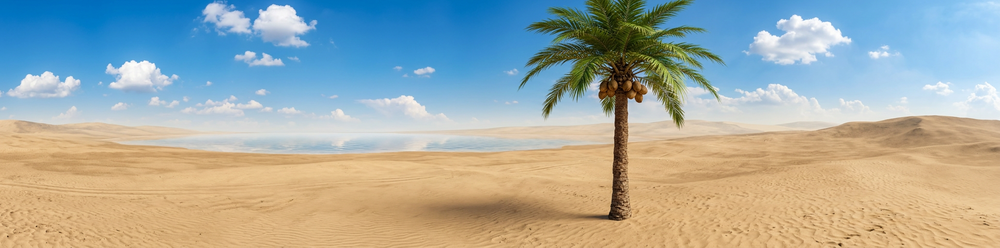
#> input picture FrontEnd/Images/2026-03-18 22:09:51.764789.png, 1000 x 248 px, shrunk from 2064 x 512 before the run
$ python Convert.py '../FrontEnd/Images/2026-03-18 22:09:51.764789.png' 1.0
#> lines starting #> are read from the running program, lines starting #| are printed output that depends on the picture
import base64
import io
import math
import numpy as np
from PIL import Image
from pathlib import Path
from scipy.ndimage import map_coordinates


"""
Loads panoramic image from base64 to numpy array
we'll be doing a lot of matrix math, so that's a better format
"""
# [14 lines left out: function load_panorama_from_base64, not called in this run]

'''
Validates that panoramic image has proper aspec ratio (2 to 1, width - height)
and gets the size of each of the four faces for a matching cubemap projection,
adding a scaler k (2 is default) to help avoid empty spots in final splat.

Returns pano, face_size, and focal_px.
focal_px MUST be passed to stitch_faces() - it encodes the FOV used during
extraction so the depth alignment projection is correct.
'''
# [20 lines left out: function prepare_panorama, not called in this run]

'''
Define the 6 face direction formulas as lambdas.
Each takes (u, v) grids and returns (x, y, z) - all same shape

Face	Fixed axis
front	z = +1
back	z = -1
right	x = +1
left	x = -1
top	    y = +1
bottom	y = -1
leaving this here so I don't mess it up (think cube)
'''
FACE_DIRECTIONS = {
    # using np.ones_like since u and v are arrays
    'front':  lambda u, v: (u,    -v,  np.ones_like(u)),
    'back':   lambda u, v: (-u,   -v, -np.ones_like(u)),
    'right':  lambda u, v: (np.ones_like(u),  -v, -u),
    'left':   lambda u, v: (-np.ones_like(u), -v,  u),
    'top':    lambda u, v: (u,  np.ones_like(u),  v),
    'bottom': lambda u, v: (u, -np.ones_like(u), -v),
}

# fov_deg for introducing overlap
def extract_face(pano, face_name, face_size, fov_deg=90.0):
    h, w = pano.shape[:2]

    # Build a grid(2d array) of pixel coordinates for the output face
    # i = row (0 to face_size-1), j = col (0 to face_size-1)
    j, i = np.meshgrid(np.arange(face_size), np.arange(face_size))

    # Normalise pixel coords to [-1, 1] at the edge of a 90° FOV face.
    # For FOV > 90°, we scale u and v beyond [-1, 1] so the rays fan out
    # wider than a standard cubemap face, capturing overlap with neighbours.
    #
    # The scale factor converts from pixel space to the tangent of the
    # actual half-angle. For 90° FOV, tan(45°) = 1.0 so no scaling needed.
    # For 110° FOV, tan(55°) ≈ 1.428 so we scale by 1.428 to get the
    # wider ray directions.
    u = (j + 0.5) / face_size * 2 - 1
    v = (i + 0.5) / face_size * 2 - 1

    # Apply FOV scaling
    # fov_scale > 1.0 widens the rays beyond the standard 90° cubemap
    fov_scale = math.tan(math.radians(fov_deg / 2.0))
    u = u * fov_scale
    v = v * fov_scale

    # Get 3D direction for this face
    x, y, z = FACE_DIRECTIONS[face_name](u, v)

    # Normalise to unit vector (norm should never be able to be 0)
    #Stole this math from stack overflow: https://stackoverflow.com/questions/19299155/normalize-a-vector-of-3d-coordinates-to-be-in-between-0-and-1
    norm = np.sqrt(x**2 + y**2 + z**2)
    x, y, z = x/norm, y/norm, z/norm

    # Convert our unit vector to longitude and latitude
    #https://www.mathworks.com/help/matlab/ref/cart2sph.html OBS. their x -> z, y -> x, z -> -y (y is flipped cuz image coords are weird)
    lon = np.arctan2(x, z)          # -π to π
    lat = np.arctan2(-y, np.sqrt(x**2 + z**2))  # -π/2 to π/2

    # Convert to panorama pixel coordinates
    #We first normalize it from -π, π to -1, 1, then shift it to be between 0, and 2, since pixels can't be negative,
    #and then scale it to be between 0 and 1, so it's essentially percent. and then multiply it by widht or height of image to get right pixel... I hope
    px = (lon / np.pi + 1) / 2 * (w - 1)
    py = (lat / (np.pi / 2) + 1) / 2 * (h - 1)

    # Sample the panorama at these coordinates (one channel at a time) using some scipy voodoo magic
    face = np.stack([
        map_coordinates(pano[:,:,c], [py, px], order=1, mode='wrap')
        for c in range(3)
    ], axis=-1)

    return face.astype(np.uint8)

#Just runs through all the faces
def extract_all_faces(pano, face_size, overlap_degrees=10.0):
    #needs to parse this
    total_fov_deg = 90.0 + 2.0 * overlap_degrees

    return {
        name: extract_face(pano, name, face_size, fov_deg=total_fov_deg)
        for name in FACE_DIRECTIONS
    }

def load_panorama_from_file(path):
    image = Image.open(path).convert("RGB")
#> image is the input picture: PIL image 1000x248 RGB; mean R, G, B 164.5, 171.5, 164.7
    return np.array(image)

#Test function
if __name__ == "__main__":
    import sys

    path     = sys.argv[1] if len(sys.argv) > 1 else "test.png"
    overlap  = float(sys.argv[2]) if len(sys.argv) > 2 else 10.0

    pano = load_panorama_from_file(path)

    h, w, _ = pano.shape
#> h = 248; w = 1000
    face_size = w // 4
#> face_size = 250

    total_fov = 90.0 + 2.0 * overlap
    focal_px  = (face_size / 2.0) / math.tan(math.radians(total_fov / 2.0))
#> focal_px = 120.7

    print(f"Panorama: {w}×{h}")
#| Panorama: 1000×248
    print(f"Face size: {face_size}px,  FOV: {total_fov:.0f}°,  focal_px: {focal_px:.2f}")
#| Face size: 250px,  FOV: 92°,  focal_px: 120.71
    print(f"Pass focal_x={focal_px:.2f}, focal_y={focal_px:.2f} to stitch_faces()\n")
#| Pass focal_x=120.71, focal_y=120.71 to stitch_faces()

    faces = extract_all_faces(pano, face_size, overlap_degrees=overlap)
#> in extract_face, `x, y, z = FACE_DIRECTIONS[face_name](u, v)`:
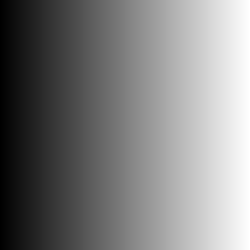
#> u: shape (250, 250) float64; min -1.03, max 1.03, mean 6.82e-19; drawn with min black and max white
#> call 4 of extract_face, with face_name = 'left', face_size = 250, fov_deg = 92
#> in extract_face (call 4), `lon = np.arctan2(x, z)`:
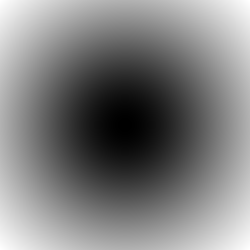
#> x: shape (250, 250) float64; min -1, max -0.565, mean -0.784; drawn with min black and max white
#> in extract_face (call 5), `py = (lat / (np.pi / 2) + 1) / 2 * (h - 1)`:
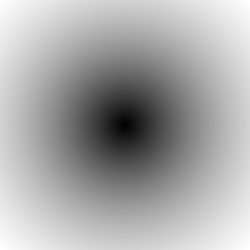
#> py: shape (250, 250) float64; min 0.461, max 76.25, mean 50.7; drawn with min black and max white
#> in extract_face (call 5), `face = np.stack([ map_coordinates(pano[:,:,c], [py, px], order=1, mode..`:
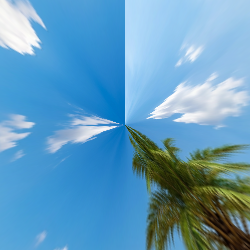
#> face: shape (250, 250, 3); mean R, G, B 97.8, 154.9, 189.8
#> in extract_face (call 6), `px = (lon / np.pi + 1) / 2 * (w - 1)`:
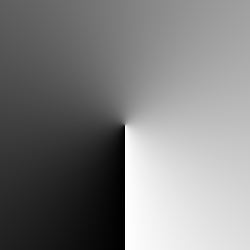
#> px: shape (250, 250) float64; min 0.639, max 998.4, mean 499.5; drawn with min black and max white
#> in extract_face (call 6), `py = (lat / (np.pi / 2) + 1) / 2 * (h - 1)`:
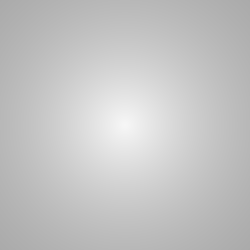
#> py: shape (250, 250) float64; min 170.8, max 246.5, mean 196.3
#> in extract_face (call 6), `face = np.stack([ map_coordinates(pano[:,:,c], [py, px], order=1, mode..`:
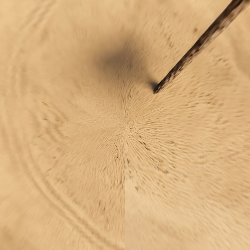
#> face: shape (250, 250, 3); mean R, G, B 213, 173.9, 124.2
#> faces = 6 items

    output_dir = Path("faces")
    output_dir.mkdir(exist_ok=True)

    for name, face in faces.items():
        Image.fromarray(face).save(output_dir / f"{name}.png")
        print(f"  Saved: faces/{name}.png")
#> this loop made 6 passes
#> name on passes 1 to 6: 'front', 'back', 'right', 'left', 'top', 'bottom'
#|   Saved: faces/front.png
#|   Saved: faces/back.png
#|   Saved: faces/right.png
#|   Saved: faces/left.png
#|   Saved: faces/top.png
#|   Saved: faces/bottom.png

    print("\nDone. Saved 6 cube faces.")


# [30 lines left out: function makeCubeMap, not called in this run]

$ run again, on FrontEnd/Images/2026-03-19 16:30:22.864982.png
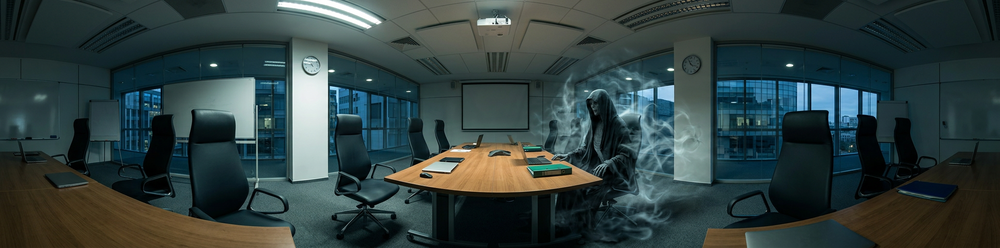
#> input picture FrontEnd/Images/2026-03-19 16:30:22.864982.png, 1000 x 248 px, shrunk from 2064 x 512 before the run
#> in load_panorama_from_file, image is the input picture: PIL image 1000x248 RGB; mean R, G, B 48.6, 64.2, 63.6
#| Panorama: 1000×248
#| Face size: 250px,  FOV: 92°,  focal_px: 120.71
#| Pass focal_x=120.71, focal_y=120.71 to stitch_faces()
#> in extract_face (call 5), `face = np.stack([ map_coordinates(pano[:,:,c], [py, px], order=1, mode..`:
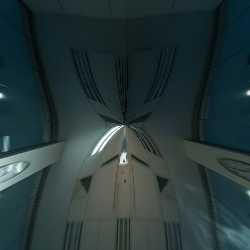
#> face: shape (250, 250, 3); mean R, G, B 39.6, 56.7, 57.5
#> in extract_face (call 6), `face = np.stack([ map_coordinates(pano[:,:,c], [py, px], order=1, mode..`:
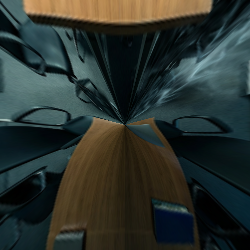
#> face: shape (250, 250, 3); mean R, G, B 43.3, 51.1, 46.4
#> faces = 6 items
#> the loop `for name, face in faces.items():` made 6 passes
#> name on passes 1 to 6: 'front', 'back', 'right', 'left', 'top', 'bottom'
#> (printed output is left out)

$ run again, on FrontEnd/Images/2026-03-19 16:35:10.879421.png
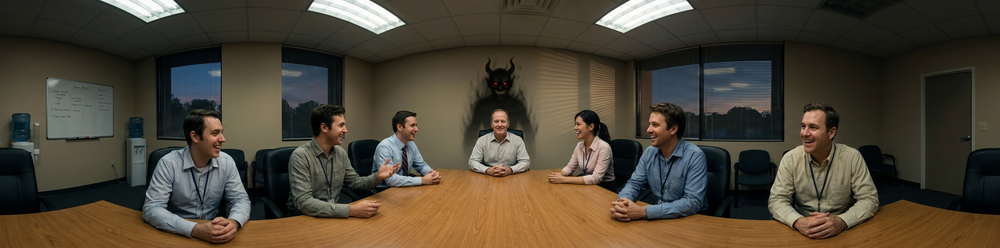
#> input picture FrontEnd/Images/2026-03-19 16:35:10.879421.png, 1000 x 248 px, shrunk from 2064 x 512 before the run
#> in load_panorama_from_file, image is the input picture: PIL image 1000x248 RGB; mean R, G, B 76, 67.4, 52.8
#| Panorama: 1000×248
#| Face size: 250px,  FOV: 92°,  focal_px: 120.71
#| Pass focal_x=120.71, focal_y=120.71 to stitch_faces()
#> in extract_face (call 5), `face = np.stack([ map_coordinates(pano[:,:,c], [py, px], order=1, mode..`:
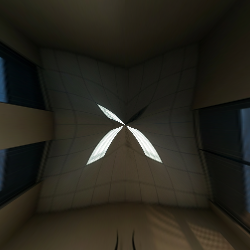
#> face: shape (250, 250, 3); mean R, G, B 39.7, 37.6, 29
#> in extract_face (call 6), `face = np.stack([ map_coordinates(pano[:,:,c], [py, px], order=1, mode..`:
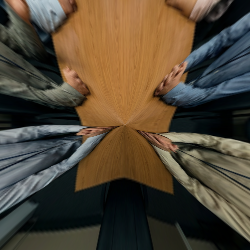
#> face: shape (250, 250, 3); mean R, G, B 82.6, 71.1, 54.4
#> faces = 6 items
#> the loop `for name, face in faces.items():` made 6 passes
#> name on passes 1 to 6: 'front', 'back', 'right', 'left', 'top', 'bottom'
#> (printed output is left out)

$ run again, on FrontEnd/Images/2026-03-19 17:04:55.192971.png
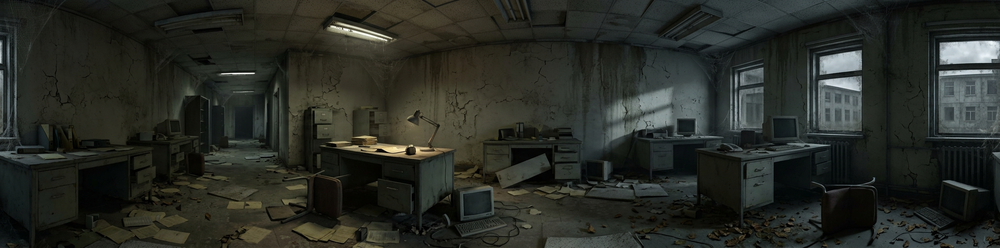
#> input picture FrontEnd/Images/2026-03-19 17:04:55.192971.png, 1000 x 248 px, shrunk from 2064 x 512 before the run
#> in load_panorama_from_file, image is the input picture: PIL image 1000x248 RGB; mean R, G, B 40.8, 43.7, 37.5
#| Panorama: 1000×248
#| Face size: 250px,  FOV: 92°,  focal_px: 120.71
#| Pass focal_x=120.71, focal_y=120.71 to stitch_faces()
#> in extract_face (call 6), `face = np.stack([ map_coordinates(pano[:,:,c], [py, px], order=1, mode..`:
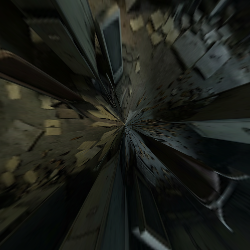
#> face: shape (250, 250, 3); mean R, G, B 28.9, 31.2, 25.4
#> faces = 6 items
#> the loop `for name, face in faces.items():` made 6 passes
#> name on passes 1 to 6: 'front', 'back', 'right', 'left', 'top', 'bottom'
#> (printed output is left out)
